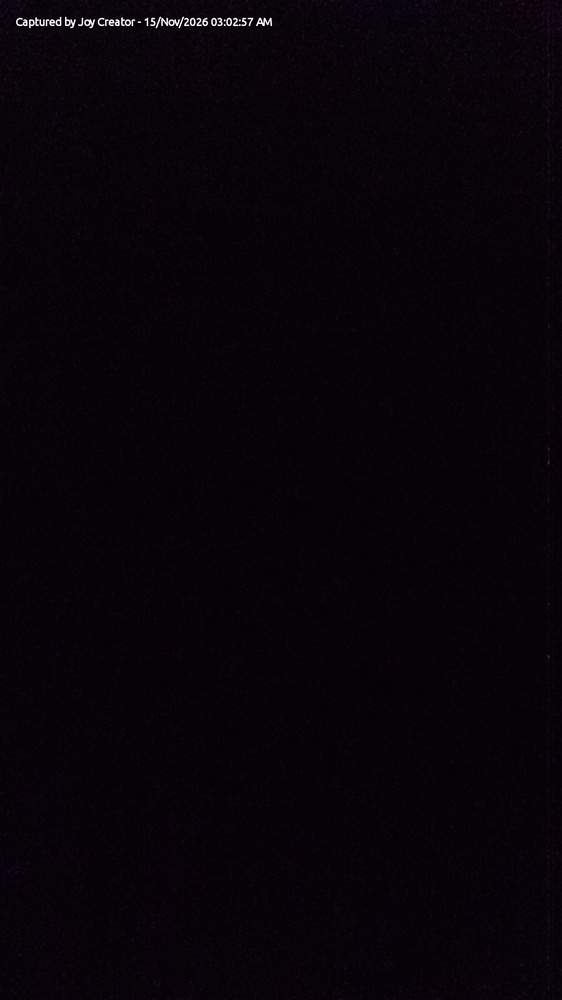
#> input picture tasks/screens/device-checks-20261115/shell10-saved-photo.jpg, 562 x 1000 px, shrunk from 1080 x 1920 before the run
$ python compare.py ../../tasks/screens/device-checks-20261115/shell10-saved-photo.jpg ../../tasks/screens/device-checks-20261115/an06-pin-dragged-take.png out.png
#> lines starting #> are read from the running program, lines starting #| are printed output that depends on the picture
"""TextLab: compare the phone's still with the look book's still for the same look, words, size and moment.

    python -I tools/textlab-web/compare.py <look book png> <phone png> [<diff png out>]

Prints the sizes, the worst per-channel difference (0..255), the mean, and how many pixels differ by
more than 8, 16 and 32. The diff picture shows each pixel's worst channel difference, amplified 4x.
"""
import sys

import numpy as np
from PIL import Image


def main():
    ref = np.asarray(Image.open(sys.argv[1]).convert('RGB')).astype(np.int16)
    got = np.asarray(Image.open(sys.argv[2]).convert('RGB')).astype(np.int16)
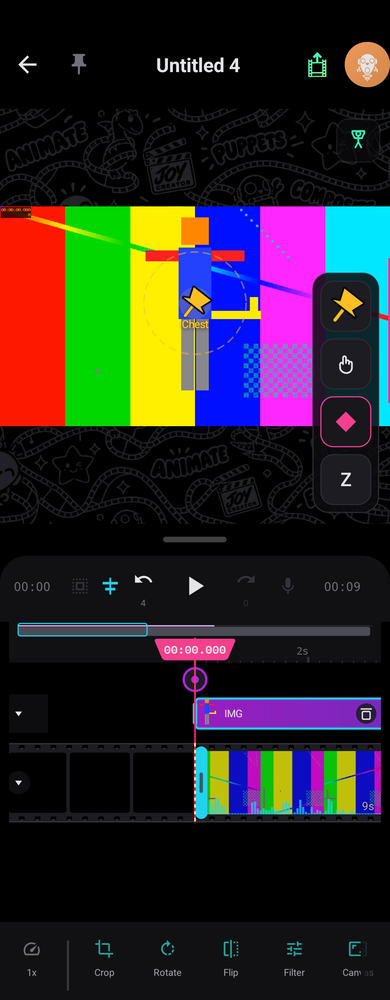
#> input picture tasks/screens/device-checks-20261115/an06-pin-dragged-take.png, 390 x 1000 px, shrunk from 904 x 2316 before the run
    print('look book %dx%d, phone %dx%d' % (ref.shape[1], ref.shape[0], got.shape[1], got.shape[0]))
#| look book 562x1000, phone 390x1000
    h, w = min(ref.shape[0], got.shape[0]), min(ref.shape[1], got.shape[1])
#> h = 1000; w = 390
    if ref.shape != got.shape:
        print('SIZES DIFFER: comparing the top-left %dx%d' % (w, h))
#| SIZES DIFFER: comparing the top-left 390x1000
    d = np.abs(ref[:h, :w] - got[:h, :w])
    worst = d.max(axis=2)
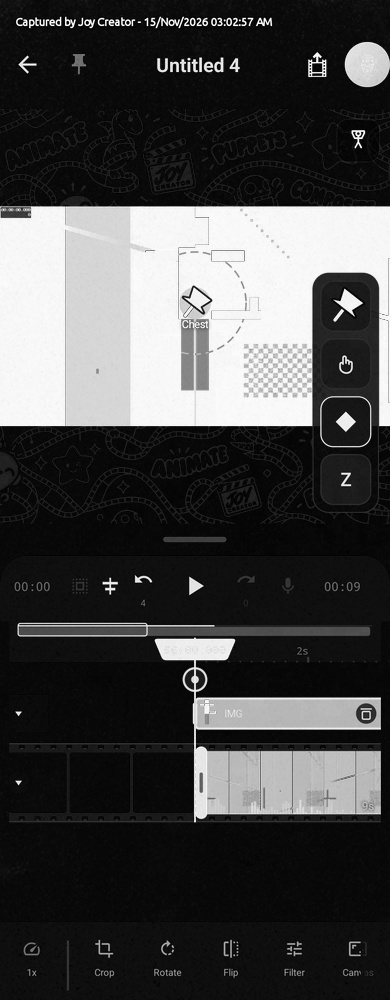
#> worst: shape (1000, 390) int16; min 0, max 255, mean 68.5
    n = worst.size
#> n = 390000
    print('worst %d, mean %.2f, >8: %.2f%%, >16: %.2f%%, >32: %.2f%%' % (
        worst.max(), d.mean(), 100.0 * (worst > 8).sum() / n, 100.0 * (worst > 16).sum() / n,
        100.0 * (worst > 32).sum() / n))
#| worst 255, mean 39.88, >8: 76.41%, >16: 38.18%, >32: 29.89%
    if len(sys.argv) > 3:
        Image.fromarray(np.clip(worst * 4, 0, 255).astype(np.uint8)).save(sys.argv[3])
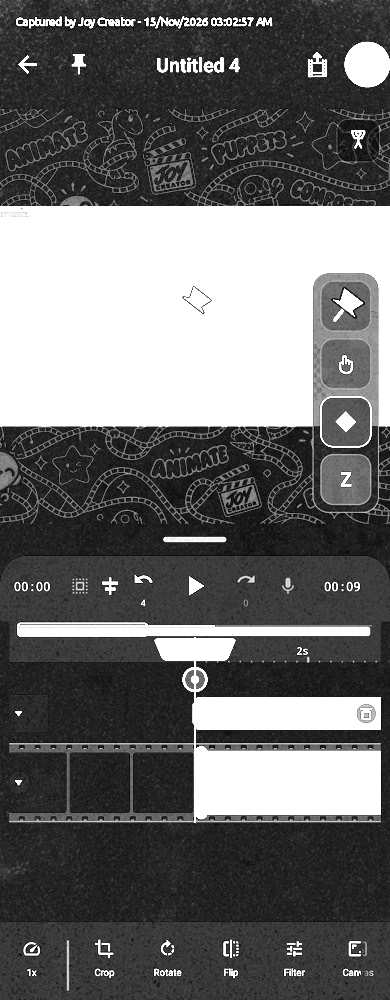
#> saved as out.png: PIL image 390x1000 L; min 0, max 255, mean 106.6


if __name__ == '__main__':
    main()
